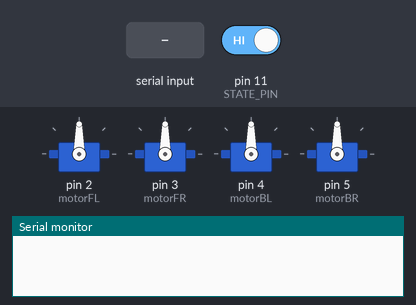
The sketch below on a simulated Arduino Uno, built with avr-gcc and run on an emulated ATmega328P. Parts: 4 × servo, the last lines printed to the serial monitor. The inputs (shaded band) are chosen by the test bench; at power-on: pin 11 (STATE_PIN) HIGH.

Above: at 1.2 s.
1.3 s: "90/45\n" received over Serial
At 2.3 s:
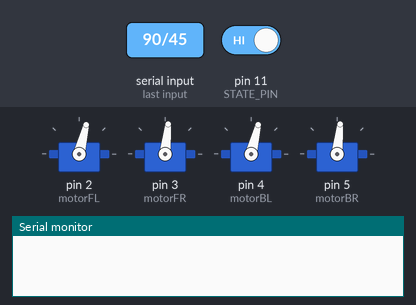
2.8 s: "30/150\n" received over the second serial link
At 3.4 s:
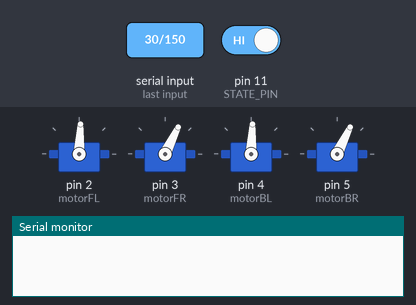
4.3 s: "90\n" received over Serial
At 4.6 s:
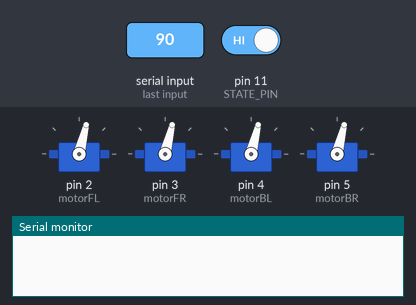
5.8 s: "200\n" received over the second serial link
At 6.9 s:
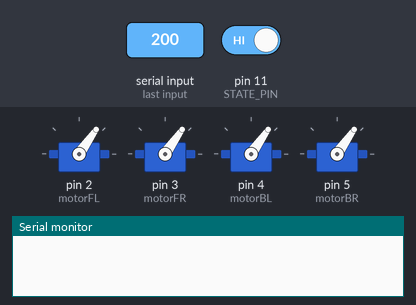
7.3 s: pin 11 (STATE_PIN) driven LOW
At 8.1 s:
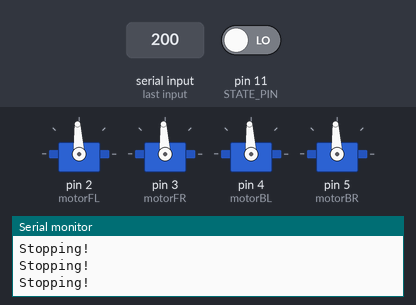
Timing chart, 0 to 10.2 s (numbered marks = the images above; inputs shaded):
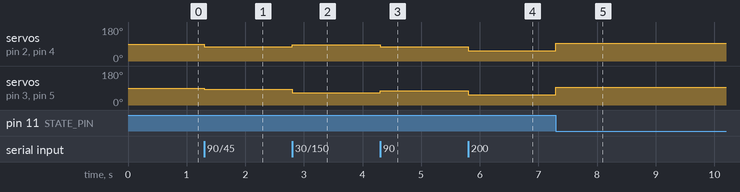

The sketch:

ARBot.ino
```cpp
#include <vexMotor.h>

/*

*/

#include <Servo.h>
#include <SoftwareSerial.h>

char incomingChar;
const char END_COMMAND_CHAR = '\n';
String serialBuffer = "";

vexMotor motorFL;
vexMotor motorFR;
vexMotor motorBL;
vexMotor motorBR;

SoftwareSerial bluetoothSerial = SoftwareSerial(13,12);
const int STATE_PIN = 11;

void setup() {
    // Setup state pin to check if we are connected
    pinMode(STATE_PIN,INPUT);

    motorFL.attach(2);
    motorFR.attach(3);
    motorBL.attach(4);
    motorBR.attach(5);
    Serial.begin(115200);
    bluetoothSerial.begin(115200);
    while (!Serial) {}
    while (!bluetoothSerial) {}
}

void announce(String s) {
  bluetoothSerial.println(s);
  Serial.println(s);
}

void loop() {
  // If we are not connected to bluetooth stop the robot
  if (digitalRead(STATE_PIN) == LOW) {
    stopMoving();
    return;
  }


  // If there is a character to read
  if (Serial.available() > 0 ) {
     incomingChar = Serial.read();
     handleChar(incomingChar);
  } else if (bluetoothSerial.available() > 0) {
     incomingChar = bluetoothSerial.read();
     handleChar(incomingChar);
  }
}

void stopMoving() {
  motorFL.write(motorFL.getZeroPoint());
  motorFR.write(motorFR.getZeroPoint());
  motorBL.write(motorBL.getZeroPoint());
  motorBR.write(motorBR.getZeroPoint());
  announce("Stopping!");
}

void handleChar(char c) {
  // If we reach the end of the command execute the command
  if (c == END_COMMAND_CHAR) {
    executeCommand();
    return;
  }
  // Append to buffer
  serialBuffer += c;
}

void executeCommand() {

  /* Command Protocol
      <leftSpeed>/<rightSpeed>\n
      -256 means continue with old speed
  */

  // Get left and right speeds
  int i = serialBuffer.indexOf("/");
  String leftString = serialBuffer.substring(0,i);
  String rightString = serialBuffer.substring(i+1);
  int leftSpeed = leftString.toInt();
  int rightSpeed = rightString.toInt();


  // Set motor speeds
  if (leftSpeed != -256) {
     motorFL.write(leftSpeed);
     motorBL.write(leftSpeed);
  }

  if (rightSpeed != -256) {
    motorFR.write(rightSpeed);
    motorBR.write(rightSpeed);
  }


  // Clear Serial Buffer
  serialBuffer = "";
}
```

vexMotor.h
```cpp
/****************************************************************
* Core header file for all the various vexMotor functions.
*
* 22 Dec 2014- Brian Huang, SparkFun Electronics
*
* Code developed in Arduino 1.0.6
/***************************************************************/

#ifndef vexMotor_h
#define vexMotor_h

#include <Arduino.h>
#include <Servo.h>

// The VEX Motor Controller 29 uses a pulse width between 1000 uS and
// 2000 uS for full speed fwd and rev. 1500 uS is neutral. The signal
// is a standard 50 Hz PWM Servo Signal - so we can use the standard
// servo library in Arduino.
//
// http://www.vexrobotics.com/wiki/Motor_Controller_29

class vexMotor
{
  public:
    vexMotor();      // Constructor.
	void attach(int pin);   // attaches / sets up the motor on a pin
	void detach(); 			// detach / releases the pin
    void write(int power);  // drive in direction given by sign, at speed given by the
                            //  magnitude of the parameter. Pos. values CW, Neg. values CCW

	// default MAX and MIN are +255 to -255. Change these limits with setMax() and setMin()
    void setFullSpeedCW(int max);
    void setFullSpeedCCW(int min);
	int getFullSpeedCW();
	int getFullSpeedCCW();

	// set a deadBand limit for the motor. i.e. the abs(power) must be greater than the deadBand to
	// drive the motor.
	void setDeadBand(int deadBand);    // sets the deadBand limit on the motor
    int getDeadBand();
	// often times the zero point of a motor is not exactly at 0. Use this to reset the zero point.
	void setZeroPoint(int zeroPoint);  // sets the zeroPoint
	int getZeroPoint();
	void setMinPulse(int minPulse);    // sets the min pulse width
	void setMaxPulse(int maxPulse);    // sets the max pulse width
	void setNeutralPulse(int neutralPulse);  // sets the zero pulse width

	int getMinPulse();    // returns the min pulse width
	int getMaxPulse();    // returns the max pulse width
	int getNeutralPulse();   // returns the zero pulse width


	// private variables and objects used in this class.

	private:
	Servo _myServo;
	uint8_t _pin;
	int _maxPulse;
	int _minPulse;
	int _neutralPulse;
	int _fullSpeedCW;
	int _fullSpeedCCW;
	int _deadBand;			//
	int _zeroPoint;			// sets the zeroPoint
};
#endif
```

Measured:
- after the input at 1.3 s, servo on pin 2 (motorFL), servo on pin 4 (motorBL): 90° → 76° at once; servo on pin 3 (motorFR), servo on pin 5 (motorBR): 90° → 84° at once
- after the input at 2.8 s, servo on pin 2 (motorFL), servo on pin 4 (motorBL): 76° → 87° at once; servo on pin 3 (motorFR), servo on pin 5 (motorBR): 84° → 64° at once
- after the input at 4.3 s, servo on pin 2 (motorFL), servo on pin 4 (motorBL): 87° → 76° at once; servo on pin 3 (motorFR), servo on pin 5 (motorBR): 64° → 76° at once
- after the input at 5.8 s, servo on pin 2 (motorFL), servo on pin 3 (motorFR), servo on pin 4 (motorBL), servo on pin 5 (motorBR): 76° → 55° at once
- after the input at 7.3 s, servo on pin 2 (motorFL), servo on pin 3 (motorFR), servo on pin 4 (motorBL), servo on pin 5 (motorBR): 55° → 93° at once
